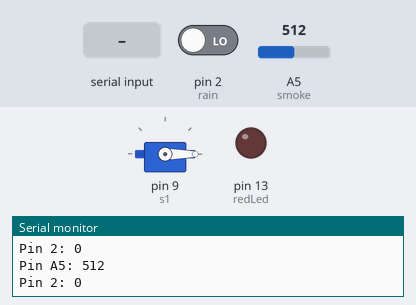
Bench run of a sketch on a simulated Arduino Uno, built with avr-gcc and run on an emulated ATmega328P. On the bench: servo, output pins drawn as LEDs (lit = HIGH), the last lines printed to the serial monitor. The inputs (shaded band) are chosen by the test bench; at power-on: pin 2 (rain) LOW, A5 (smoke) = 512.

Above: at 1.2 s.
1.3 s: "2" received over Serial
At 2.3 s:
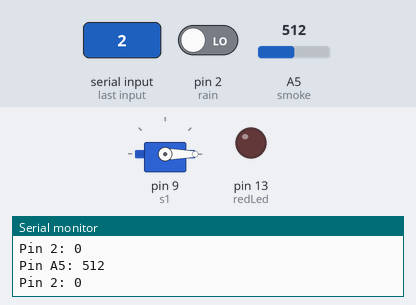
2.9 s: pin 2 (rain) driven HIGH
At 3.9 s:
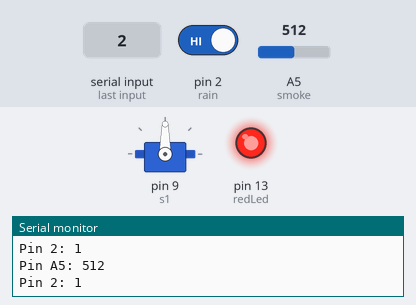
4.5 s: "1" received over Serial
At 5.6 s:
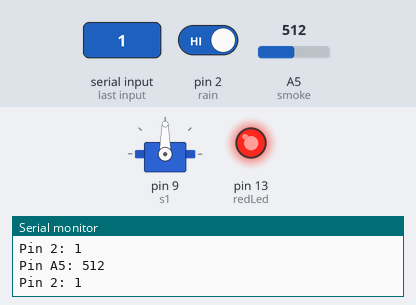
6.1 s: "3" received over Serial
At 7.1 s:
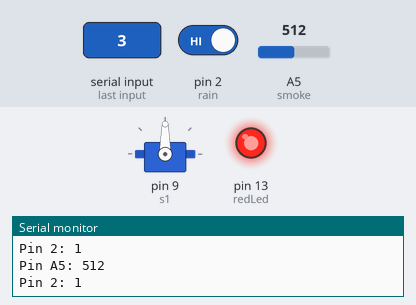
7.7 s: pin 2 (rain) driven LOW
At 8.7 s:
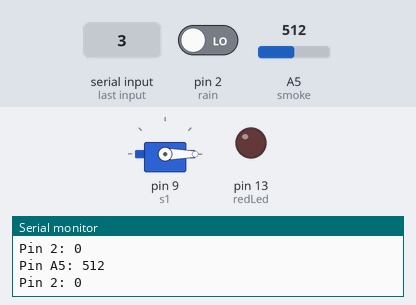
9.3 s: A5 (smoke) set to 991
10.8 s: A5 (smoke) set to 1016
Timing chart, 0 to 13.3 s (numbered marks = the images above; inputs shaded):
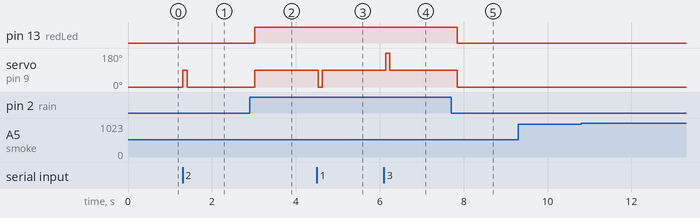

The sketch:

SmartWindowAutomation.ino
```cpp
#include <Servo.h>
int redLed = 13;
int smoke = A5;
int rain = 2;
Servo s1;

void setup()
{
  pinMode(redLed, OUTPUT);
  pinMode(smoke, INPUT);
  pinMode(rain,INPUT);
  s1.attach(9);
  s1.write(0);
  Serial.begin(9600);
}

void loop()
{
  if(Serial.available()>0)
  {
    char a = Serial.read();
    Serial.println(a);
    if(a == '1')
    s1.write(0);
    if(a == '2')
    s1.write(90);
    if(a == '3')
    s1.write(180);
  }
  int smokeSensor = analogRead(smoke);
  int rainSensor = digitalRead(rain);
  Serial.print("Pin A5: ");
  Serial.println(smokeSensor);
  Serial.print("Pin 2: ");
  Serial.println(rainSensor);
  delay(100);
  // Checks if it has reached the threshold value
  if (smokeSensor > 40)
  {
    digitalWrite(redLed, HIGH);
    s1.write(0);
  }
  else
  {
     digitalWrite(redLed, LOW);
     s1.write(90);
    }
    if (rainSensor == 1)
  {
    digitalWrite(redLed, HIGH);
    s1.write(90);
  }
  else
  {
     digitalWrite(redLed, LOW);
     s1.write(0);
    }
}
```

Measured:
- after the input at 1.3 s, servo on pin 9 (s1): 0° → 90° at once, → 0° 0.10 s later
- after the input at 2.9 s, pin 13 (redLed): LOW → HIGH after 0.12 s; servo on pin 9 (s1): 0° → 90° after 0.12 s
- after the input at 4.5 s, servo on pin 9 (s1): 90° → 0° at once, → 90° 0.10 s later
- after the input at 6.1 s, servo on pin 9 (s1): 90° → 180° at once, → 90° 0.10 s later
- after the input at 7.7 s, pin 13 (redLed): HIGH → LOW after 0.15 s; servo on pin 9 (s1): 90° → 0° after 0.15 s
